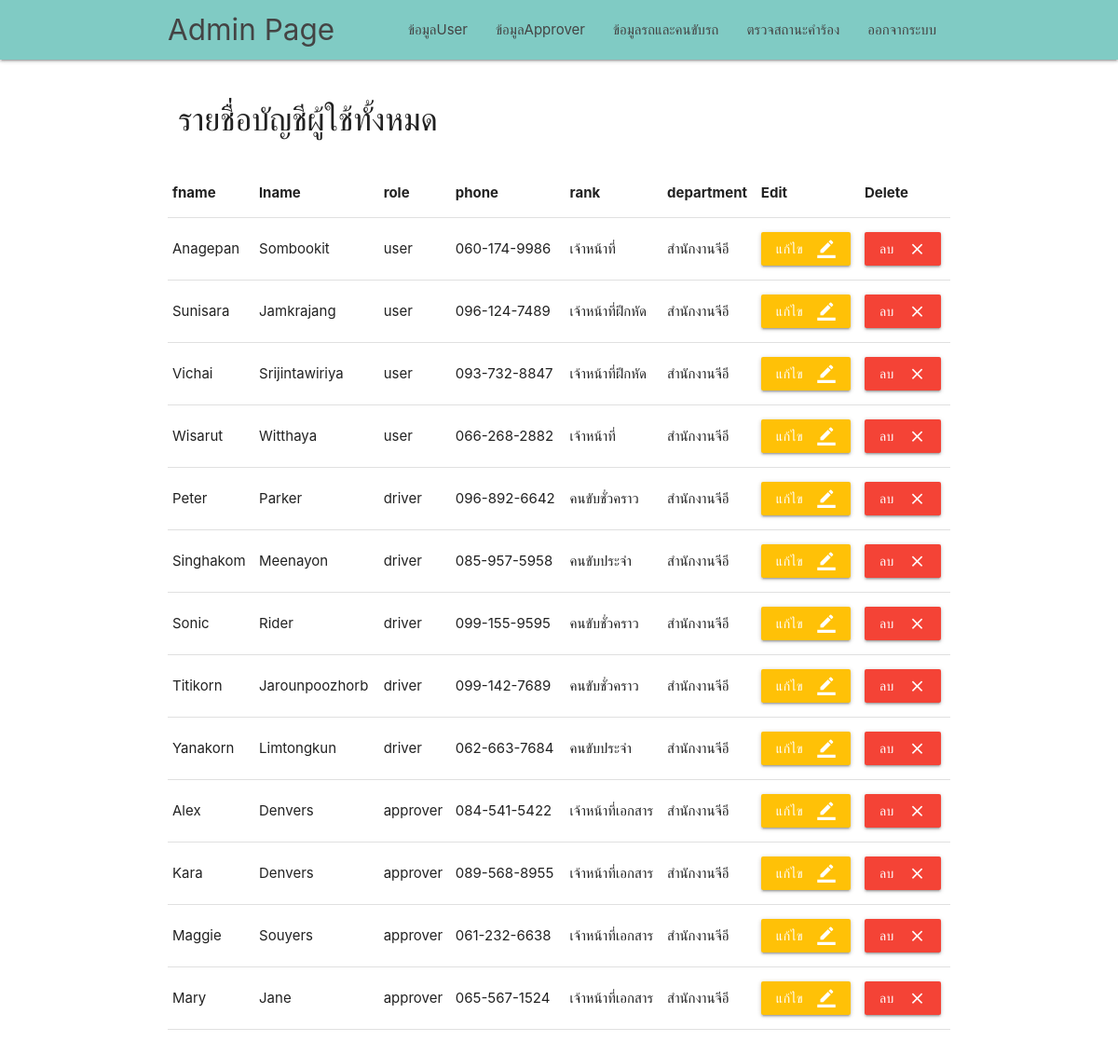
/admin/admin_page.php (signed in), run on an earlier commit of the app's database.
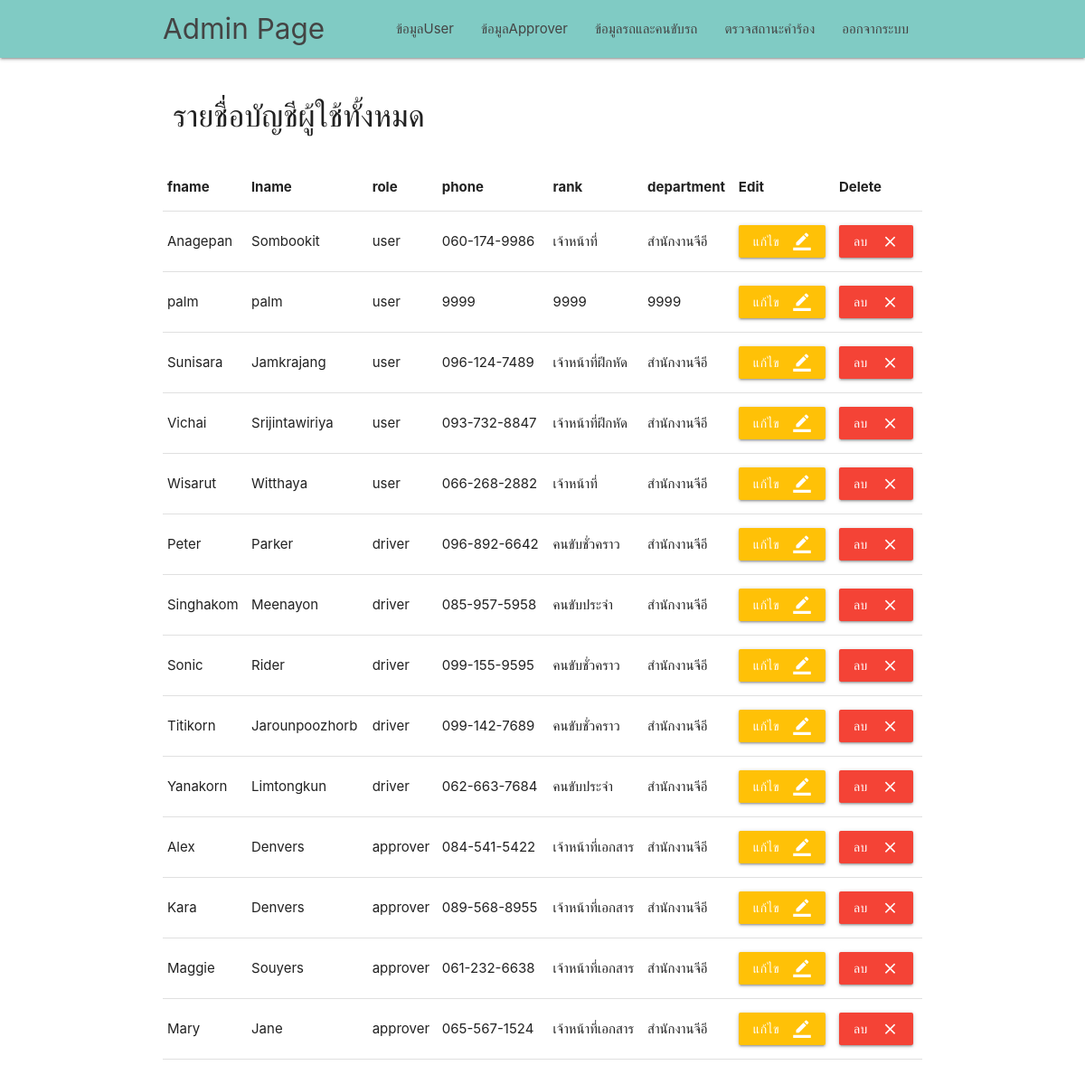
And on a later commit of the database.
### tables this page shows
CREATE TABLE `user` (
  `id` varchar(255) NOT NULL,
  `password` text NOT NULL,
  `fname` text NOT NULL,
  `lname` text NOT NULL,
  `role` text NOT NULL,
  `email` text NOT NULL,
  `phone` text NOT NULL,
  `rank` text NOT NULL,
  `department` text NOT NULL
);

### admin/admin_page.php (the view, shortened to what this page needs)
<?php
require './../server.php';
$sql = "SELECT * FROM user WHERE user.role != 'admin' ORDER BY user.role DESC,user.fname ASC";
$result = mysqli_query($connect, $sql);
?>
<!DOCTYPE html>
<html lang="en">
<head>
    <link href="../css/materialize.css" type="text/css" rel="stylesheet" media="screen,projection" />
    <link href="../css/style.css" type="text/css" rel="stylesheet" media="screen,projection" />
</head>
<body>
    <nav class="teal lighten-3" role="navigation">
        <div class="nav-wrapper container">
            <a id="logo-container" href="admin_page.php" class="brand-logo">Admin Page</a>
            <ul class="right hide-on-med-and-down">
                <li><a href="show_user.php">ข้อมูลUser</a></li>
                <li><a href="show_approver.php">ข้อมูลApprover</a></li>
                <li><a href="show_driver_car.php">ข้อมูลรถและคนขับรถ</a></li>
                <li><a href="request_form.php">ตรวจสถานะคำร้อง</a></li>
                <li><a href="../login.php">ออกจากระบบ</a></li>
            </ul>
        </div>
    </nav>
    <div class="container">
        <br>
        <div class="row">
            <div class="col 6">
                <h4>รายชื่อบัญชีผู้ใช้ทั้งหมด</h4>
            </div>
            <br>
        </div>
        <table class="responsive-table">
            <thead>
                <tr>
                    <th>fname</th>
                    <th>lname</th>
                    <th>role</th>
                    <th>phone</th>
                    <th>rank</th>
                    <th>department</th>
                    <th>Edit</th>
                    <th>Delete</th>
                </tr>
            </thead>
            <tbody>
                <?php while ($row = mysqli_fetch_array($result)) {  ?>
                    <tr>
                        <td><?php echo $row['fname'] ?></td>
                        <td><?php echo $row['lname'] ?></td>
                        <td><?php echo $row['role'] ?></td>
                        <td><?php echo $row['phone'] ?></td>
                        <td><?php echo $row['rank'] ?></td>
                        <td><?php echo $row['department'] ?></td>
                        <td>
                        <a href="form_edit_user.php?user=<?php echo base64_encode($row['id']) ?>&?!@#^!=<?php echo base64_encode("ASFEBHRWHRYNRaefgqwm98456") ?>">
                                    <button type="submit" form="ee" class="btn amber darken-4-effect amber darken-4-light">แก้ไข
                                        <i class="material-icons right">border_color</i>
                                    </button>
                                </a>
                        </td>
                        <td>
                            <a>
                                <button id="lob" type="submit" form="ee" class="btn red accent-4-effect red accent-4-light">ลบ
                                    <i class="material-icons right">close</i>
                                </button>
                            </a>
                        </td>
                    </tr>
                <?php } ?>
            </tbody>
        </table>
        <br><br><br>
    </div>
</body>
</html>

### css/style.css (style rules this page uses)
nav ul a, nav .brand-logo { color: #444; }

### admin/admin_page.php (style rules this page uses)
#lob { background color: red; }

What changed in the data, as far as the page shows it:
added user: fname "palm", lname "palm", role "user", phone "9999", rank "9999", department "9999"
